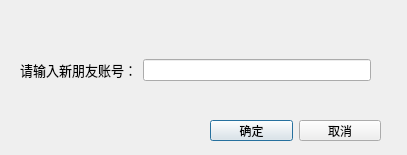
<?xml version="1.0" encoding="UTF-8"?>
<ui version="4.0">
 <class>AddFriend</class>
 <widget class="QDialog" name="AddFriend">
  <property name="geometry">
   <rect>
    <x>0</x>
    <y>0</y>
    <width>407</width>
    <height>155</height>
   </rect>
  </property>
  <property name="windowTitle">
   <string>Dialog</string>
  </property>
  <widget class="QDialogButtonBox" name="buttonBox">
   <property name="geometry">
    <rect>
     <x>30</x>
     <y>150</y>
     <width>341</width>
     <height>32</height>
    </rect>
   </property>
   <property name="standardButtons">
    <set>QDialogButtonBox::StandardButton::NoButton</set>
   </property>
  </widget>
  <widget class="QWidget" name="layoutWidget">
   <property name="geometry">
    <rect>
     <x>20</x>
     <y>50</y>
     <width>351</width>
     <height>41</height>
    </rect>
   </property>
   <layout class="QHBoxLayout" name="horizontalLayout">
    <item>
     <widget class="QLabel" name="label">
      <property name="text">
       <string>&lt;html&gt;&lt;head/&gt;&lt;body&gt;&lt;p&gt;&lt;span style=&quot; font-size:10pt;&quot;&gt;请输入新朋友账号：&lt;/span&gt;&lt;/p&gt;&lt;/body&gt;&lt;/html&gt;</string>
      </property>
     </widget>
    </item>
    <item>
     <widget class="QLineEdit" name="AddEdit"/>
    </item>
   </layout>
  </widget>
  <widget class="QWidget" name="">
   <property name="geometry">
    <rect>
     <x>210</x>
     <y>120</y>
     <width>171</width>
     <height>21</height>
    </rect>
   </property>
   <layout class="QHBoxLayout" name="horizontalLayout_2">
    <item>
     <widget class="QPushButton" name="pushButton">
      <property name="text">
       <string>确定</string>
      </property>
     </widget>
    </item>
    <item>
     <widget class="QPushButton" name="pushButton_2">
      <property name="text">
       <string>取消</string>
      </property>
     </widget>
    </item>
   </layout>
  </widget>
 </widget>
 <resources/>
 <connections>
  <connection>
   <sender>buttonBox</sender>
   <signal>accepted()</signal>
   <receiver>AddFriend</receiver>
   <slot>accept()</slot>
   <hints>
    <hint type="sourcelabel">
     <x>248</x>
     <y>254</y>
    </hint>
    <hint type="destinationlabel">
     <x>157</x>
     <y>274</y>
    </hint>
   </hints>
  </connection>
  <connection>
   <sender>buttonBox</sender>
   <signal>rejected()</signal>
   <receiver>AddFriend</receiver>
   <slot>reject()</slot>
   <hints>
    <hint type="sourcelabel">
     <x>316</x>
     <y>260</y>
    </hint>
    <hint type="destinationlabel">
     <x>286</x>
     <y>274</y>
    </hint>
   </hints>
  </connection>
 </connections>
</ui>
